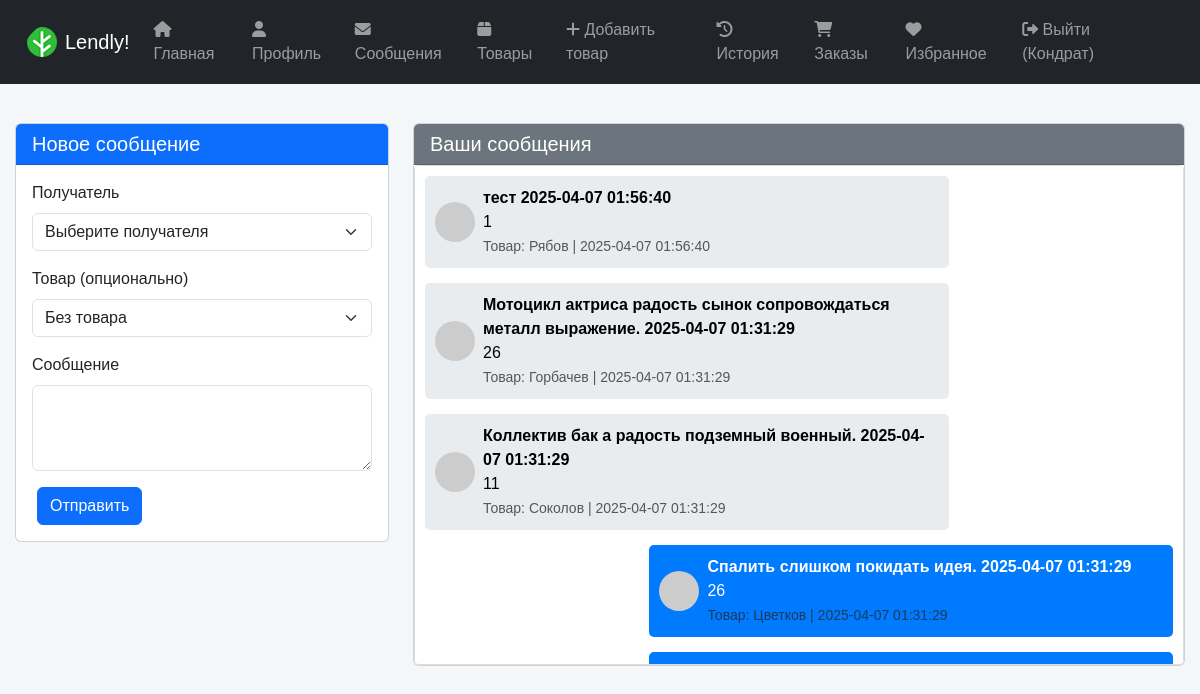
Page /messages (signed in) on the committed database.
### tables this page shows
CREATE TABLE users (
                id INTEGER PRIMARY KEY AUTOINCREMENT,
                first_name TEXT NOT NULL,
                last_name TEXT NOT NULL,
                phone TEXT NOT NULL UNIQUE,
                password TEXT NOT NULL,
                city TEXT NOT NULL,
                birth_date TEXT NOT NULL,
                achievements TEXT,
                avatar_url TEXT
            );

CREATE TABLE Messages (
                id INTEGER PRIMARY KEY AUTOINCREMENT,
                sender_id INTEGER NOT NULL,
                receiver_id INTEGER NOT NULL,
                product_id INTEGER,
                message TEXT NOT NULL,
                timestamp DATETIME DEFAULT CURRENT_TIMESTAMP,
                FOREIGN KEY (sender_id) REFERENCES users (id),
                FOREIGN KEY (receiver_id) REFERENCES users (id),
                FOREIGN KEY (product_id) REFERENCES products (id)
            );

### app.py (the view)
@app.route('/messages')
@login_required
def messages():
    messages = get_messages(current_user.id)
    users = get_all_users()
    products = get_all_products()
    return render_template('messages.html', messages=messages, users=users, products=products)

### app.py (called while the page is built)
@login_manager.user_loader
def load_user(user_id):
    conn = get_db_connection()
    cursor = conn.cursor()
    cursor.execute('SELECT * FROM users WHERE id = ?', (user_id,))
    user = cursor.fetchone()
    conn.close()
    if user:
        return User(user[0], user[1], user[2], user[3], user[4], user[5], user[6], user[7], user[8])
    return None

### database.py (called while the page is built)
def get_db_connection():
    return sqlite3.connect(DATABASE_PATH)

def get_all_users():
    conn = get_db_connection()
    cursor = conn.cursor()
    cursor.execute('SELECT * FROM users')
    users = cursor.fetchall()
    conn.close()
    return users

def get_all_products():
    conn = get_db_connection()
    cursor = conn.cursor()
    cursor.execute('SELECT * FROM products')
    products = cursor.fetchall()
    conn.close()
    return products

def get_messages(user_id):
    conn = get_db_connection()
    cursor = conn.cursor()
    cursor.execute('''
        SELECT Messages.*, users.first_name, users.last_name, users.avatar_url, products.name
        FROM Messages
        JOIN users ON Messages.sender_id = users.id
        LEFT JOIN products ON Messages.product_id = products.id
        WHERE (Messages.receiver_id = ? OR Messages.sender_id = ?)
        ORDER BY Messages.timestamp DESC
    ''', (user_id, user_id))
    messages = cursor.fetchall()
    conn.close()
    return messages

### templates/messages.html (shortened to what this page needs)
{% extends "base.html" %}
{% block content %}
    <div class="row fade-in">
        <div class="col-md-4">
            <div class="card">
                <div class="card-header bg-primary text-white">
                    <h5 class="mb-0">Новое сообщение</h5>
                </div>
                <div class="card-body">
                    <form method="POST" action="{{ url_for('send_message_route') }}">
                        <div class="mb-3">
                            <label class="form-label">Получатель</label>
                            <select class="form-select" name="receiver_id" required>
                                <option value="">Выберите получателя</option>
                            </select>
                        </div>
                        <div class="mb-3">
                            <label class="form-label">Товар (опционально)</label>
                            <select class="form-select" name="product_id">
                                <option value="">Без товара</option>
                            </select>
                        </div>
                        <div class="mb-3">
                            <label class="form-label">Сообщение</label>
                            <textarea class="form-control" name="message" rows="3" required></textarea>
                        </div>
                        <button type="submit" class="btn btn-primary">Отправить</button>
                    </form>
                </div>
            </div>
        </div>
        <div class="col-md-8">
            <div class="card">
                <div class="card-header bg-secondary text-white">
                    <h5 class="mb-0">Ваши сообщения</h5>
                </div>
                <div class="card-body chat-container">
                    {% for message in messages %}
                        <div class="chat-message {% if message[1] == current_user.id %} sent {% else %} received {% endif %}">
                            <div class="d-flex align-items-center">
                                <img src="{{ message[8] }}" class="rounded-circle me-2" style="width: 40px; height: 40px;" alt="Avatar">
                                <div>
                                    <strong>{{ message[4] }} {{ message[5] }}</strong>
                                    <p class="mb-0">{{ message[3] }}</p>
                                    <small class="text-muted">Товар: {{ message[7] or 'Нет' }} | {{ message[5] }}</small>
                                </div>
                            </div>
                        </div>
                    {% endfor %}
                </div>
            </div>
        </div>
    </div>
{% endblock %}

### templates/base.html (shortened to what this page needs)
<!DOCTYPE html>
<html lang="ru">
<head>
    <link href="https://cdn.jsdelivr.net/npm/bootstrap@5.3.0/dist/css/bootstrap.min.css" rel="stylesheet">
    <link rel="stylesheet" href="https://cdnjs.cloudflare.com/ajax/libs/font-awesome/6.0.0/css/all.min.css">
    <link rel="stylesheet" href="{{ url_for('static', filename='styles.css') }}">
</head>
<body>
    <nav class="navbar navbar-expand-lg navbar-dark bg-dark">
        <div class="container-fluid">
            <a class="navbar-brand d-flex align-items-center" href="{{ url_for('index') }}">
                <img src="{{ url_for('static', filename='favicon.png') }}" alt="Logo" class="me-2" style="height: 30px;">
                Lendly!
            </a>
            <div class="collapse navbar-collapse" id="navbarNav">
                <ul class="navbar-nav me-auto">
                    <li class="nav-item"><a class="nav-link" href="{{ url_for('index') }}"><i class="fas fa-home"></i> Главная</a></li>
                    <li class="nav-item"><a class="nav-link" href="{{ url_for('profile') }}"><i class="fas fa-user"></i> Профиль</a></li>
                    <li class="nav-item"><a class="nav-link" href="{{ url_for('messages') }}"><i class="fas fa-envelope"></i> Сообщения</a></li>
                    <li class="nav-item"><a class="nav-link" href="{{ url_for('products') }}"><i class="fas fa-box"></i> Товары</a></li>
                    <li class="nav-item"><a class="nav-link" href="{{ url_for('add_product_route') }}"><i class="fas fa-plus"></i> Добавить товар</a></li>
                    <li class="nav-item"><a class="nav-link" href="{{ url_for('history') }}"><i class="fas fa-history"></i> История</a></li>
                    <li class="nav-item"><a class="nav-link" href="{{ url_for('orders') }}"><i class="fas fa-shopping-cart"></i> Заказы</a></li>
                    <li class="nav-item"><a class="nav-link" href="{{ url_for('favorites') }}"><i class="fas fa-heart"></i> Избранное</a></li>
                </ul>
                <ul class="navbar-nav">
                    {% if current_user.is_authenticated %}
                        <li class="nav-item"><a class="nav-link" href="{{ url_for('logout') }}"><i class="fas fa-sign-out-alt"></i> Выйти ({{ current_user.first_name }})</a></li>
                    {% else %}
                        <li class="nav-item"><a class="nav-link" href="{{ url_for('login') }}"><i class="fas fa-sign-in-alt"></i> Войти</a></li>
                        <li class="nav-item"><a class="nav-link" href="{{ url_for('register') }}"><i class="fas fa-user-plus"></i> Регистрация</a></li>
                    {% endif %}
                </ul>
            </div>
        </div>
    </nav>
    <div class="container mt-4">
        {% block content %}{% endblock %}
    </div>
</body>
</html>

### static/css/styles.css (style rules this page uses)
body { background-color: #f4f7fa; font-family: 'Arial', sans-serif; margin: 0; padding: 0; }
.container { max-width: 1200px; padding: 15px; }
.navbar { padding: 10px 15px; }
.navbar-brand img { transition: transform 0.3s ease; }
.navbar-nav .nav-link { padding: 8px 15px; font-size: 16px; }
.chat-container { max-height: 500px; overflow-y: auto; border: 1px solid #ddd; border-radius: 5px; padding: 10px; background-color: #fff; }
.chat-message { margin-bottom: 15px; padding: 10px; border-radius: 5px; max-width: 70%; }
.chat-message.sent { background-color: #007bff; color: white; margin-left: auto; }
.chat-message.received { background-color: #e9ecef; color: black; }
.fade-in { animation: fadeIn 0.5s ease-in; }
.btn { margin: 5px 0; width: 100%; max-width: 200px; }
@media (min-width: 768px) { .btn { width: auto; margin: 0 5px; } }

### rows in the picture
users: first_name "Кондрат"
Messages: message "тест", timestamp "2025-04-07 01:56:40", product "1", last_name "Рябов"
Messages: message "Мотоцикл актриса радость сынок сопровождаться металл выражение.", timestamp "2025-04-07 01:31:29", product "26", last_name "Горбачев"
Messages: message "Коллектив бак а радость подземный военный.", timestamp "2025-04-07 01:31:29", product "11", last_name "Соколов"
Messages: message "Спалить слишком покидать идея.", timestamp "2025-04-07 01:31:29", product "26", last_name "Цветков"
